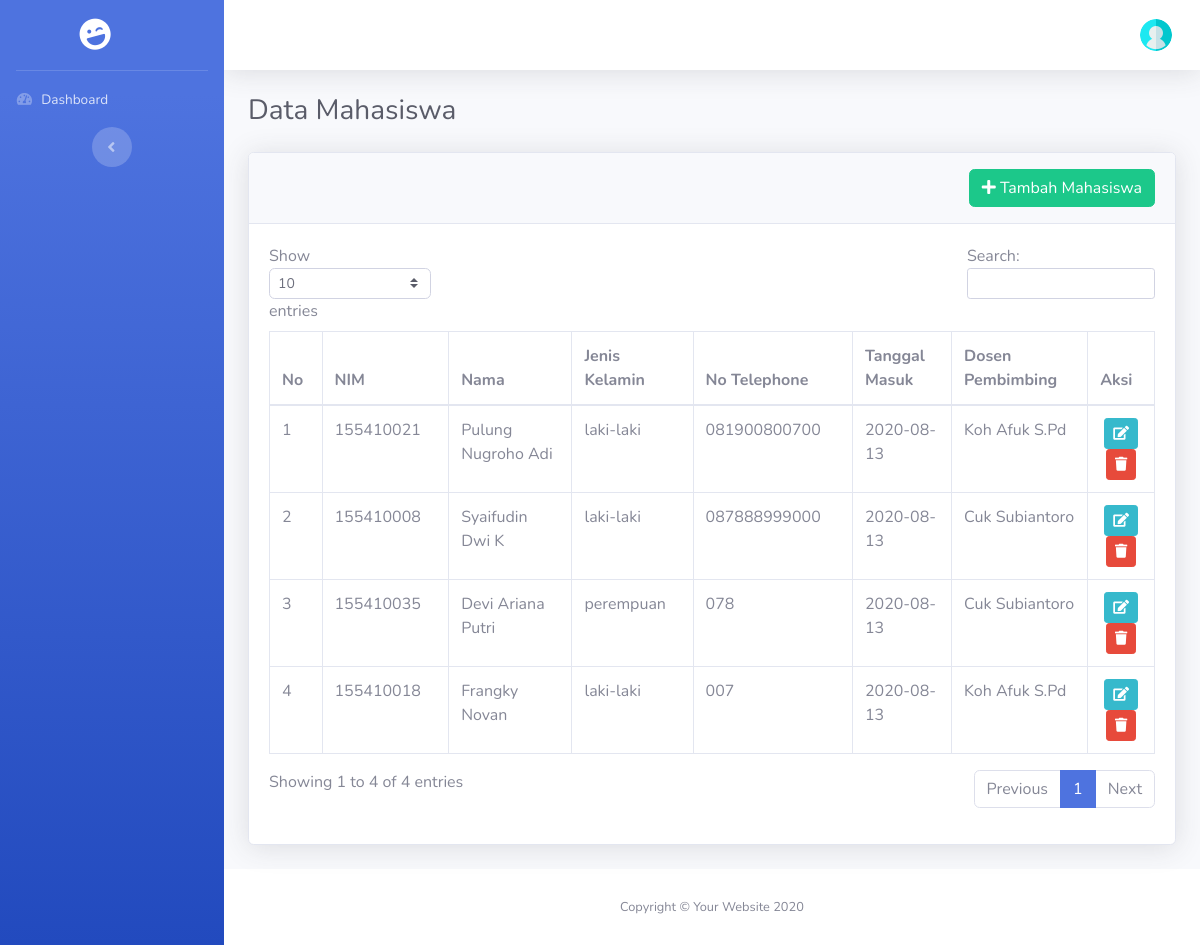
The app's page /index.php/akademik/mahasiswa with its own data.
### tables this page shows
CREATE TABLE `mahasiswa` (
  `id` bigint NOT NULL AUTO_INCREMENT,
  `nim` bigint NOT NULL,
  `nama` varchar(255) NOT NULL,
  `password` varchar(255) NOT NULL,
  `jenis_kelamin` enum('laki-laki','perempuan') NOT NULL,
  `alamat` text NOT NULL,
  `tgl_masuk` date NOT NULL,
  `nomor_telephone` varchar(14) NOT NULL,
  `agama` enum('islam','kristen','katholik','hindu','budha','konghucu') NOT NULL,
  `email` varchar(255) NOT NULL,
  `id_dosen` bigint NOT NULL,
  PRIMARY KEY (`id`)
);

CREATE TABLE `dosen` (
  `id` bigint NOT NULL AUTO_INCREMENT,
  `nip` bigint NOT NULL,
  `nama` varchar(255) NOT NULL,
  `jenis_kelamin` enum('laki-laki','perempuan') NOT NULL,
  `alamat` text NOT NULL,
  `tgl_lahir` date NOT NULL,
  `password` varchar(255) NOT NULL,
  `tgl_masuk` date NOT NULL,
  `nomor_telephone` varchar(14) NOT NULL,
  `agama` enum('islam','kristen','katholik','hindu','budha','konghucu') NOT NULL,
  `jabatan` enum('dosen','sekjur','kajur') NOT NULL,
  `email` varchar(255) NOT NULL,
  PRIMARY KEY (`id`)
);

### application/controllers/Akademik.php (called while the page is built, shortened)
<?php
class Akademik extends CI_Controller
{
    function __construct()
    {
        $this->load->Model('M_akademik','mod');
    }
    public function mahasiswa()
    {
        $data['halaman']    = "Data Mahasiswa";
        $data['mahasiswa']  = $this->mod->m_get_all_mahasiswa_plus_dosen();
        $this->load->view('head.php', $data);
        $this->load->view('sidebar.php');
        $this->load->view('header.php');
        $this->load->view('akademik/mahasiswa/index.php', $data);
        $this->load->view('footer.php');
    }
}

### index.php (called while the page is built, shortened)
<?php
require_once BASEPATH.'core/CodeIgniter.php';

### application/models/M_akademik.php (called while the page is built, shortened)
<?php
Class M_akademik extends CI_Model{
    public function m_get_all_mahasiswa_plus_dosen()
    {
        $this->db->select('a.id AS id_mahasiswa, a.nim, a.nama AS nama_mahasiswa, a.jenis_kelamin AS jk_mahasiswa, a.nomor_telephone AS no_hp_mhs, a.tgl_masuk AS tgl_masuk_mahasiswa, b.nama AS nama_dosen')
            ->from('mahasiswa AS a')
            ->join('dosen AS b','b.id = a.id_dosen', 'left');
        $query = $this->db->get_compiled_select();
        $data  = $this->db->query($query)->result_array();
        return $data;
    }
}

### application/views/akademik/mahasiswa/index.php (the view, shortened to what this page needs)
<div class="container-fluid">
    <h1 class="h3 mb-4 text-gray-800">Data Mahasiswa</h1>
    <div class="card shadow mb-4">
        <div class="card-header py-3">
            <a href="<?php echo base_url('admin/tambah_mahasiswa')?>" class="btn btn-success float-right"><i class="fas fa-plus"></i>&nbsp;Tambah Mahasiswa</a>
        </div>
        <div class="card-body">
            <div class="table-responsive">
                <table class="table table-bordered" id="dataTable" width="100%" cellspacing="0">
                    <thead>
                        <tr>
                            <th>No</th>
                            <th>NIM</th>
                            <th>Nama</th>
                            <th>Jenis Kelamin</th>
                            <th>No Telephone</th>
                            <th>Tanggal Masuk</th>
                            <th>Dosen Pembimbing</th>
                            <th>Aksi</th>
                        </tr>
                    </thead>
                    <tbody>
                        <?php
                            $i = 1;
                            foreach($mahasiswa as $mhs):?>
                            <tr>
                                <td><?php echo $i;?></td>
                                <td><?php echo $mhs['nim'];?></td>
                                <td><?php echo $mhs['nama_mahasiswa'];?></td>
                                <td><?php echo $mhs['jk_mahasiswa'];?></td>
                                <td><?php echo $mhs['no_hp_mhs'];?></td>
                                <td><?php echo $mhs['tgl_masuk_mahasiswa'];?></td>
                                <td>
                                    <?php
                                        if($mhs['nama_dosen'] == ""){
                                            echo "Belum ada dosen pembimbing";
                                        }else{
                                            echo $mhs['nama_dosen'];
                                        }
                                    ?>
                                </td>
                                <td class="text-center">
                                    <a href="<?php echo base_url('admin/edit_mahasiswa/').$mhs['id_mahasiswa']?>" class="btn btn-info btn-sm"><i class="fas fa-edit"></i></a>
                                    <a href="<?php echo base_url('admin/hapus_mahasiswa/').$mhs['id_mahasiswa']?>" class="btn btn-danger btn-sm"><i class="fas fa-trash"></i></a>
                                </td>
                            </tr>
                        <?php
                            $i++;
                            endforeach;?>
                    </tbody>
                </table>
            </div>
        </div>
    </div>
</div>

### records on screen
mahasiswa: nim "155410021", nama "Pulung Nugroho Adi", jenis_kelamin "laki-laki", nomor_telephone "081900800700", tgl_masuk "2020-08-13", id_dosen.nama "Koh Afuk S.Pd"
mahasiswa: nim "155410008", nama "Syaifudin Dwi K", jenis_kelamin "laki-laki", nomor_telephone "087888999000", tgl_masuk "2020-08-13", id_dosen.nama "Cuk Subiantoro"
mahasiswa: nim "155410035", nama "Devi Ariana Putri", jenis_kelamin "perempuan", nomor_telephone "078", tgl_masuk "2020-08-13", id_dosen.nama "Cuk Subiantoro"
mahasiswa: nim "155410018", nama "Frangky Novan", jenis_kelamin "laki-laki", nomor_telephone "007", tgl_masuk "2020-08-13", id_dosen.nama "Koh Afuk S.Pd"
